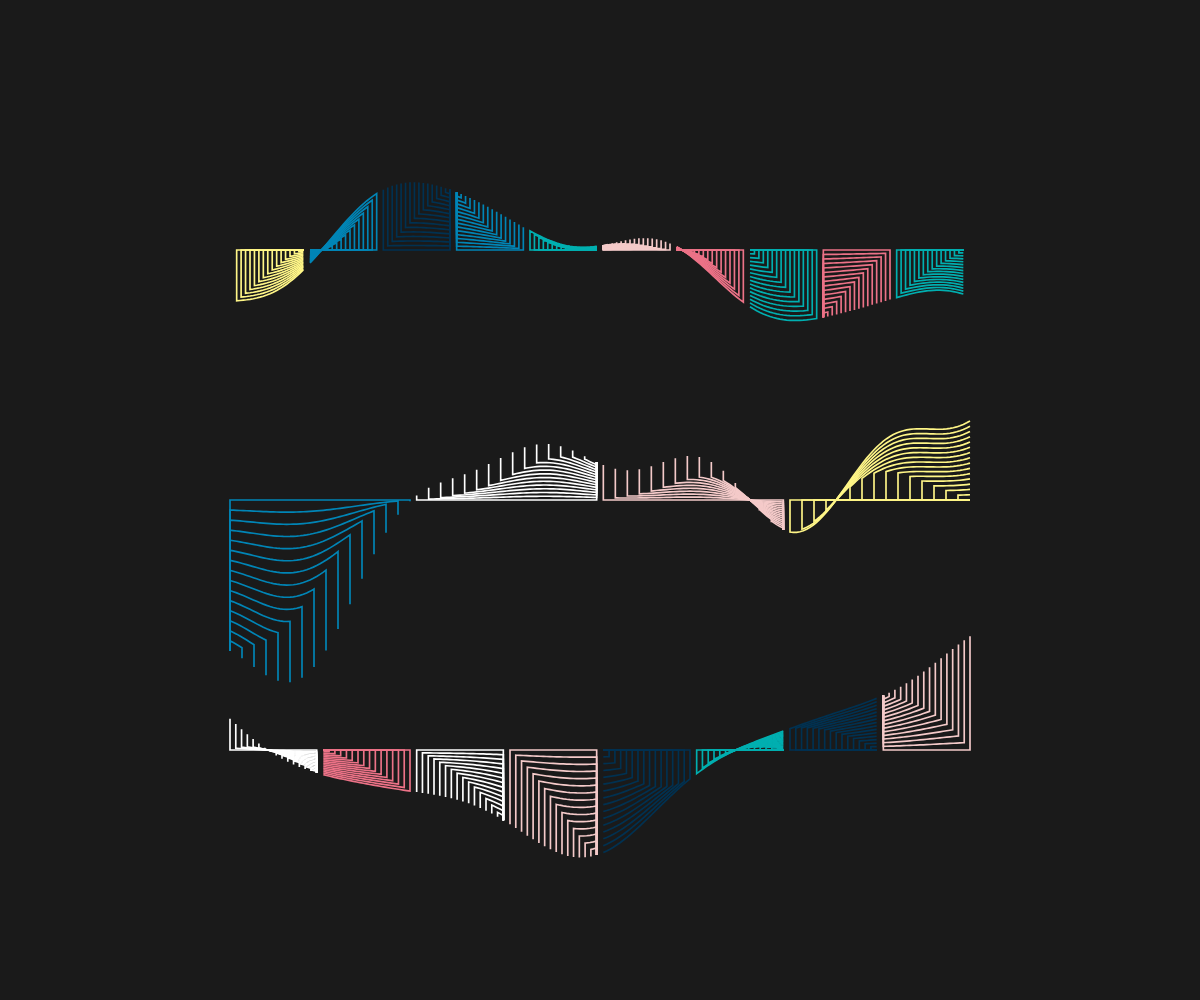
Frame 1 (no input)
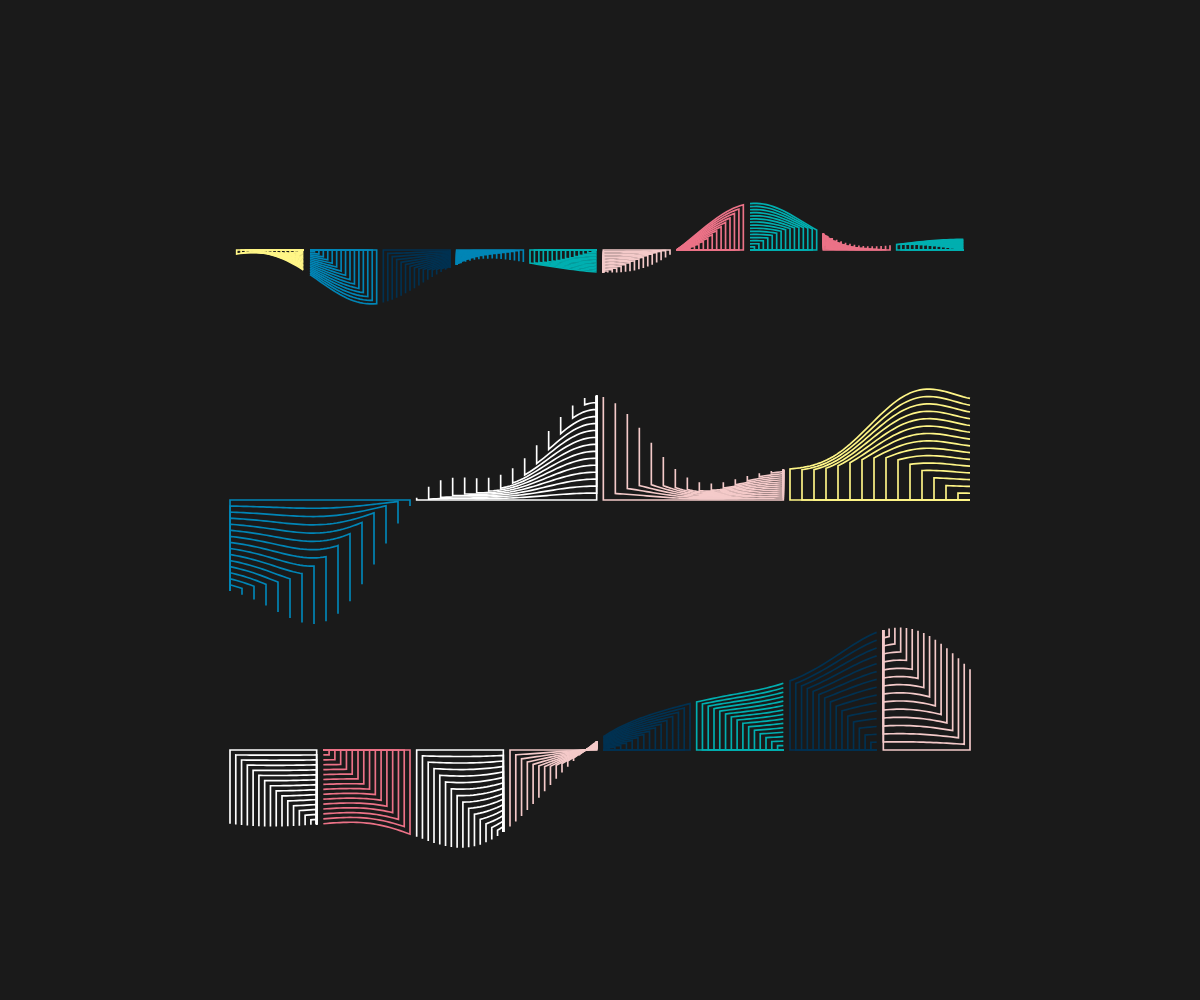
Frame 60 (no input)
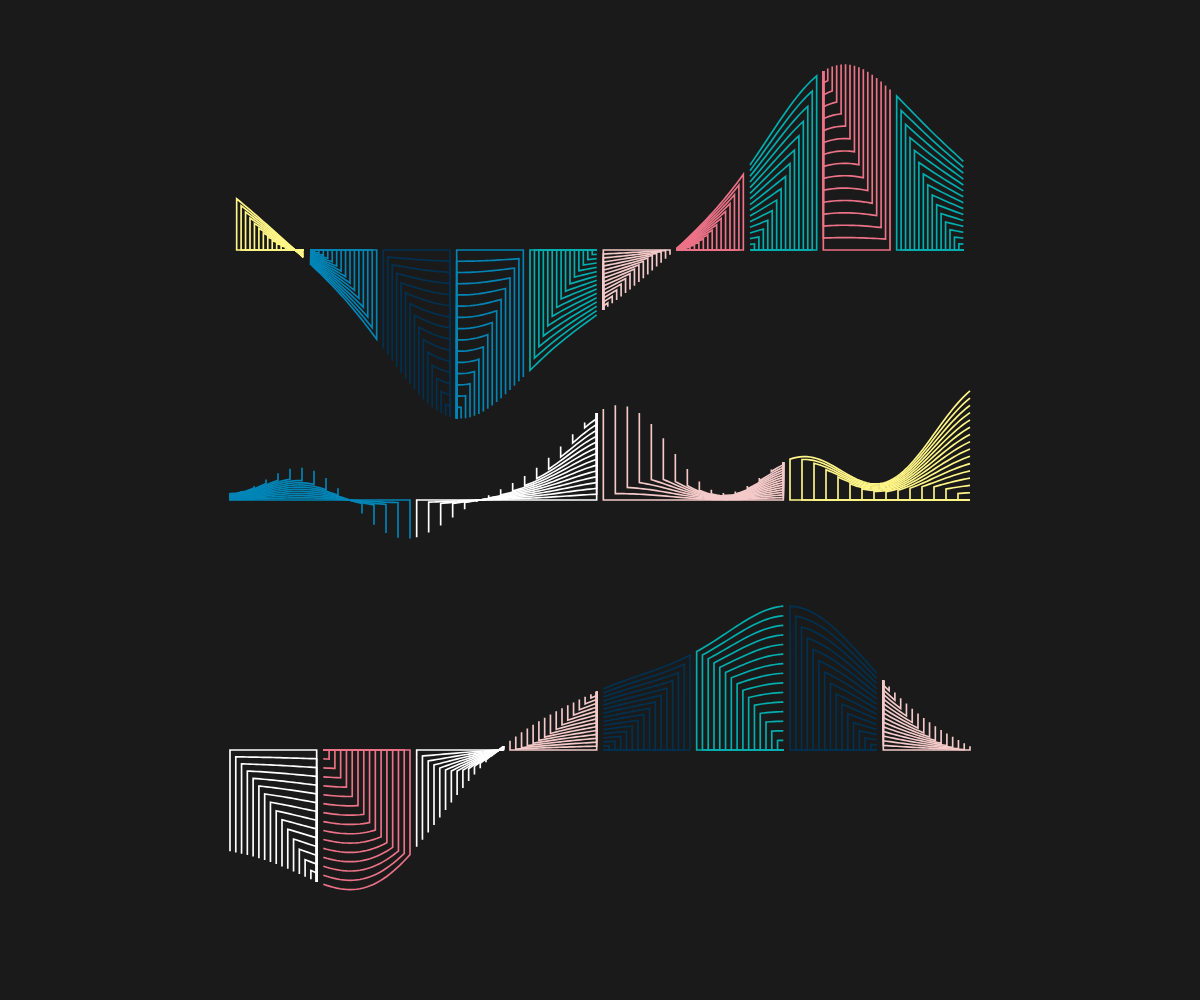
Frame 120 (the mouse pressed at the canvas centre since frame 60)

The p5.js sketch that drew these frames (run headless with seeded random() and noise() and a simulated clock; from frame 60 on, the mouse is pressed at the canvas centre):

// p5.js sketch
// ── sketch.js
// https://openprocessing.org/sketch/1715934

//Created by kusakari
//https://twitter.com/kusakarism

let _palette = [
  "0085b6",
  "ec7287",
  "fff687",
  "00afb0",
  "003151",
  "ffffff",
  "f4cac9",
];

function setup() {
  createCanvas(windowWidth, windowHeight);
  colorMode(HSB, 360, 100, 100, 255);

  setObject();
}

let _minW;
let _maxW;

let _aryCurveLine = [];

function setObject() {
  _minW = min(width, height) * 1;
  _maxW = max(width, height);

  strokeWeight(_minW / 600);
  strokeCap(SQUARE);
  noFill();

  let numCurveLine = 3; //4;
  _aryCurveLine = [];
  for (let i = 0; i < numCurveLine; i++) {
    let posY = (-_minW / 2 + (_minW / numCurveLine) * (0.5 + i)) * 0.75; //0.5;
    _aryCurveLine[i] = new CurveLine(posY, i);
  }

  _count = 0;
}

class ChildCurveLine {
  constructor(aryXi, stepX, ampY, aryFunctionParameter, col, col2, id) {
    this.aryXi = aryXi;
    this.stepX = stepX;
    this.ampY = ampY;
    this.aryFunctionParameter = aryFunctionParameter;
    this.numFunction = this.aryFunctionParameter.length;
    this.col = col;
    this.col2 = col2;
    this.id = id;
    this.numInner = 15; //20;//9;
    this.count = 0;

    this.areaX = random(["left", "right"]);
    this.areaY = random(["upper", "lower"]);
  }

  draw() {
    push();

    let aryAryX = [];
    let aryAryY = [];
    let startInner_i = 1;

    if (this.areaY == "lower") {
      for (let i = 0; i < this.numInner; i++) {
        aryAryX[i] = [];
        aryAryY[i] = [];
        let newAmpY = this.ampY * (1 - i / this.numInner);

        if (this.areaX == "left") {
          let lastXi =
            this.aryXi[this.aryXi.length - 1 - startInner_i] -
            ((this.aryXi[this.aryXi.length - 1 - startInner_i] -
              this.aryXi[startInner_i]) /
              this.numInner) *
              i;
          let val;

          let xi = this.aryXi[startInner_i];
          while (xi < lastXi) {
            aryAryX[i].push(xi);
            val = calcVal(
              xi,
              this.aryFunctionParameter,
              this.numFunction,
              this.count
            );
            aryAryY[i].push(val * newAmpY);

            xi++;
          }

          xi = lastXi;
          aryAryX[i].push(xi);
          val = calcVal(
            xi,
            this.aryFunctionParameter,
            this.numFunction,
            this.count
          );
          aryAryY[i].push(val * newAmpY);

          xi = lastXi;
          aryAryX[i].push(xi);
          aryAryY[i].push(0);

          xi = this.aryXi[startInner_i];
          aryAryX[i].push(xi);
          aryAryY[i].push(0);
        } else if (this.areaX == "right") {
          let minXi =
            this.aryXi[startInner_i] +
            ((this.aryXi[this.aryXi.length - 1 - startInner_i] -
              this.aryXi[startInner_i]) /
              this.numInner) *
              i;
          let val;

          let xi = this.aryXi[this.aryXi.length - 1 - startInner_i];
          while (xi > minXi) {
            aryAryX[i].unshift(xi);
            val = calcVal(
              xi,
              this.aryFunctionParameter,
              this.numFunction,
              this.count
            );
            aryAryY[i].unshift(val * newAmpY);

            xi--;
          }

          xi = minXi;
          aryAryX[i].unshift(xi);
          val = calcVal(
            xi,
            this.aryFunctionParameter,
            this.numFunction,
            this.count
          );
          aryAryY[i].unshift(val * newAmpY);

          xi = minXi;
          aryAryX[i].unshift(xi);
          aryAryY[i].unshift(0);

          xi = this.aryXi[this.aryXi.length - 1 - startInner_i];
          aryAryX[i].unshift(xi);
          aryAryY[i].unshift(0);
        }
      }
    } else if (this.areaY == "upper") {
      for (let i = 0; i < this.numInner; i++) {
        aryAryX[i] = [];
        aryAryY[i] = [];
        let newAmpY = (this.ampY * i) / this.numInner;

        if (this.areaX == "left") {
          let lastXi =
            this.aryXi[this.aryXi.length - 1 - startInner_i] -
            ((this.aryXi[this.aryXi.length - 1 - startInner_i] -
              this.aryXi[startInner_i]) /
              this.numInner) *
              i;
          let val;
          let xi = this.aryXi[startInner_i];
          while (xi < lastXi) {
            aryAryX[i].push(xi);
            val = calcVal(
              xi,
              this.aryFunctionParameter,
              this.numFunction,
              this.count
            );
            aryAryY[i].push(val * newAmpY);

            xi++;
          }

          xi = lastXi;
          aryAryX[i].push(xi);
          val = calcVal(
            xi,
            this.aryFunctionParameter,
            this.numFunction,
            this.count
          );
          aryAryY[i].push(val * newAmpY);

          xi = lastXi;
          aryAryX[i].push(xi);
          val = calcVal(
            xi,
            this.aryFunctionParameter,
            this.numFunction,
            this.count
          );
          aryAryY[i].push(val * this.ampY);

          xi = this.aryXi[startInner_i];
          aryAryX[i].unshift(xi);
          val = calcVal(
            xi,
            this.aryFunctionParameter,
            this.numFunction,
            this.count
          );
          aryAryY[i].unshift(val * this.ampY);
        } else if (this.areaX == "right") {
          let minXi =
            this.aryXi[startInner_i] +
            ((this.aryXi[this.aryXi.length - 1 - startInner_i] -
              this.aryXi[startInner_i]) /
              this.numInner) *
              i;
          let val;

          let xi = this.aryXi[this.aryXi.length - 1 - startInner_i];
          while (xi > minXi) {
            aryAryX[i].unshift(xi);
            val = calcVal(
              xi,
              this.aryFunctionParameter,
              this.numFunction,
              this.count
            );
            aryAryY[i].unshift(val * newAmpY);

            xi--;
          }

          xi = minXi;
          aryAryX[i].unshift(xi);
          val = calcVal(
            xi,
            this.aryFunctionParameter,
            this.numFunction,
            this.count
          );
          aryAryY[i].unshift(val * newAmpY);

          xi = minXi;
          aryAryX[i].unshift(xi);
          val = calcVal(
            xi,
            this.aryFunctionParameter,
            this.numFunction,
            this.count
          );
          aryAryY[i].unshift(val * this.ampY);

          xi = this.aryXi[this.aryXi.length - 1 - startInner_i];
          aryAryX[i].push(xi);
          val = calcVal(
            xi,
            this.aryFunctionParameter,
            this.numFunction,
            this.count
          );
          aryAryY[i].push(val * this.ampY);
        }
      }
    }

    stroke(this.col);

    for (let i = 0; i < this.numInner; i++) {
      beginShape();
      for (let j = 0; j < aryAryX[i].length; j++) {
        vertex(this.stepX * aryAryX[i][j], aryAryY[i][j]);
      }
      endShape();
    }

    pop();

    this.count++;
  }
}

function calcVal(xi, aryFunctionParameter, numFunction, count) {
  let val = 0;
  for (let j = 0; j < numFunction; j++) {
    val +=
      sin(
        aryFunctionParameter[j][0] +
          2 *
            PI *
            aryFunctionParameter[j][1] *
            aryFunctionParameter[j][2] *
            xi +
          aryFunctionParameter[j][3] * count
      ) ** aryFunctionParameter[j][4];
  }
  val /= numFunction; // -1 to 1

  return val;
}

class CurveLine {
  constructor(posY, id) {
    this.posY = posY;
    this.id = id;

    this.stepX = _minW / 200 / 1.5; // * random(1, 4);
    this.xiMin = -int(_minW / 2 / this.stepX) * 0.75;
    this.xiMax = -this.xiMin;

    this.ampY = _minW / 1.5 / 1.25 / 2;

    this.numFunction = 4;
    this.aryFunctionParameter = [];
    for (let i = 0; i < this.numFunction; i++) {
      this.aryFunctionParameter[i] = [
        random(2 * PI), //init
        random(0.5, 2), //freq
        random(0.001, 0.005) * random([-1, 1]) * 1, //stepSpeed
        random(0.005, 0.015) * 1.2, //timeSpeed
        int(random([1, 3, 5])), // order of function
      ];
    }

    let numBlock = int(random(1, 6)) * 2;
    this.numSeriesXi = int((this.xiMax - this.xiMin) / numBlock) + 0; //+2 to align edge
    this.aryChildren = [];

    let aryXi = [];
    let xi = 0;
    aryXi.unshift(xi); // xi=0
    xi--;
    let col;
    let col2;
    while (xi >= this.xiMin) {
      // minXi <= xi <= -1
      aryXi.unshift(xi);
      if (xi % this.numSeriesXi == 0) {
        col = color("#" + random(_palette));
        if (this.aryChildren.length > 0) {
          while (
            red(this.aryChildren[0].col) == red(col) &&
            green(this.aryChildren[0].col) == green(col) &&
            blue(this.aryChildren[0].col) == blue(col)
          ) {
            col = color("#" + random(_palette));
          }
        }
        col2 = color("#" + random(_palette));
        while (
          red(col) == red(col2) &&
          green(col) == green(col2) &&
          blue(col) == blue(col2)
        ) {
          col2 = color("#" + random(_palette));
        }
        this.aryChildren.unshift(
          new ChildCurveLine(
            aryXi,
            this.stepX,
            this.ampY,
            this.aryFunctionParameter,
            col,
            col2,
            this.id
          )
        );
        aryXi = [];
        aryXi.unshift(xi);
      }
      xi--;
    }

    aryXi = [];
    xi = 0;
    aryXi.push(xi); // xi=0
    xi++;
    while (xi <= this.xiMax) {
      // 1 <= xi <= xiMax
      aryXi.push(xi);
      if (xi % this.numSeriesXi == 0) {
        col = color("#" + random(_palette));
        if (this.aryChildren.length > 0) {
          while (
            red(this.aryChildren[this.aryChildren.length - 1].col) ==
              red(col) &&
            green(this.aryChildren[this.aryChildren.length - 1].col) ==
              green(col) &&
            blue(this.aryChildren[this.aryChildren.length - 1].col) == blue(col)
          ) {
            col = color("#" + random(_palette));
          }
        }
        col2 = color("#" + random(_palette));
        while (
          red(col) == red(col2) &&
          green(col) == green(col2) &&
          blue(col) == blue(col2)
        ) {
          col2 = color("#" + random(_palette));
        }
        this.aryChildren.push(
          new ChildCurveLine(
            aryXi,
            this.stepX,
            this.ampY,
            this.aryFunctionParameter,
            col,
            col2,
            this.id
          )
        );
        aryXi = [];
        aryXi.push(xi);
      }
      xi++;
    }
  }

  draw() {
    push();
    translate(0, this.posY);
    for (let i = 0; i < this.aryChildren.length; i++) {
      this.aryChildren[i].draw();
    }
    pop();
  }
}

function draw() {
  translate(width / 2, height / 2);
  background(10); //color("#"+_bgCol));// 90);//90);//10);//80);

  for (let i = 0; i < _aryCurveLine.length; i++) {
    _aryCurveLine[i].draw();
  }
}
